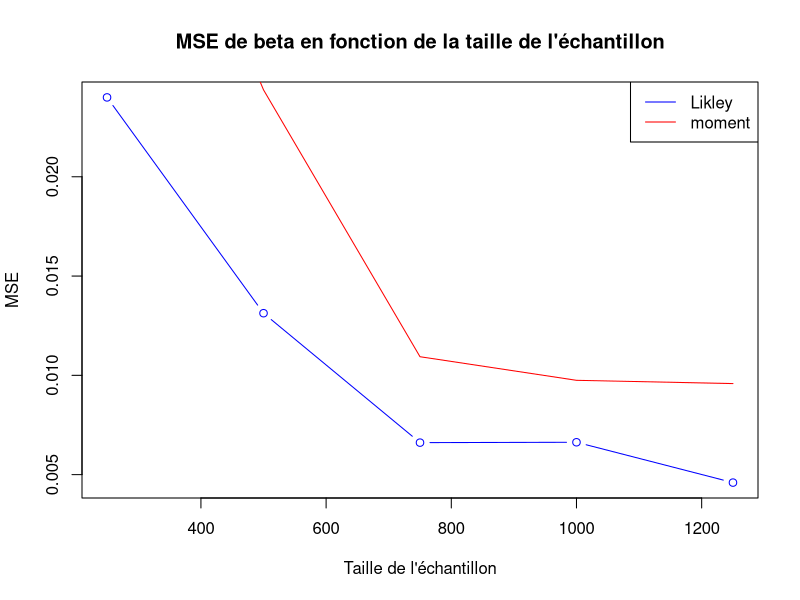
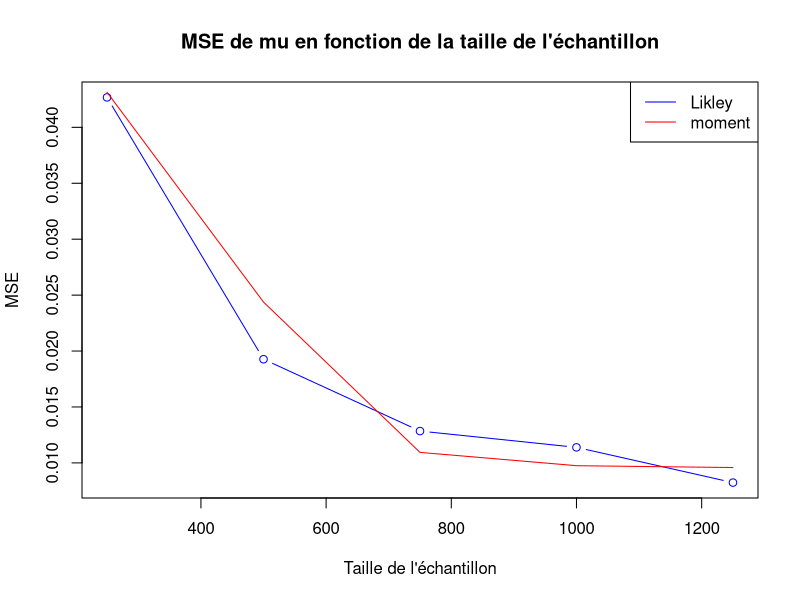
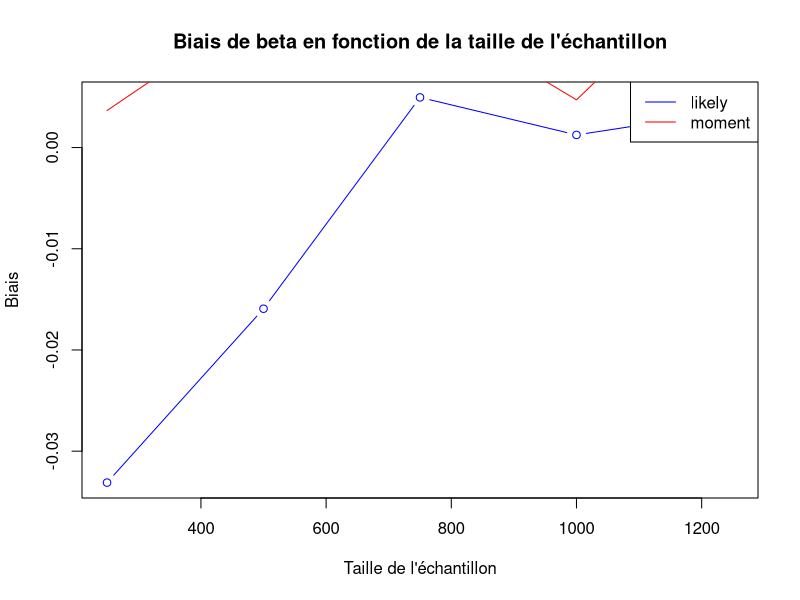
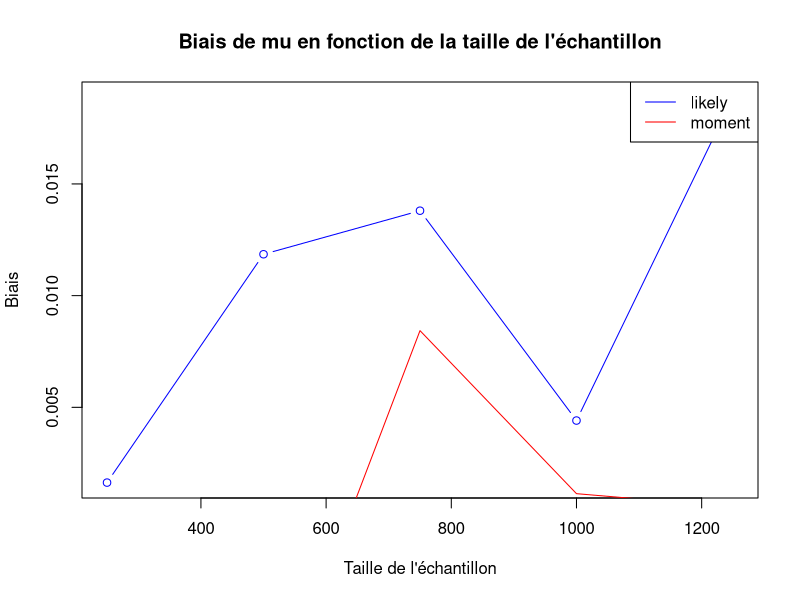
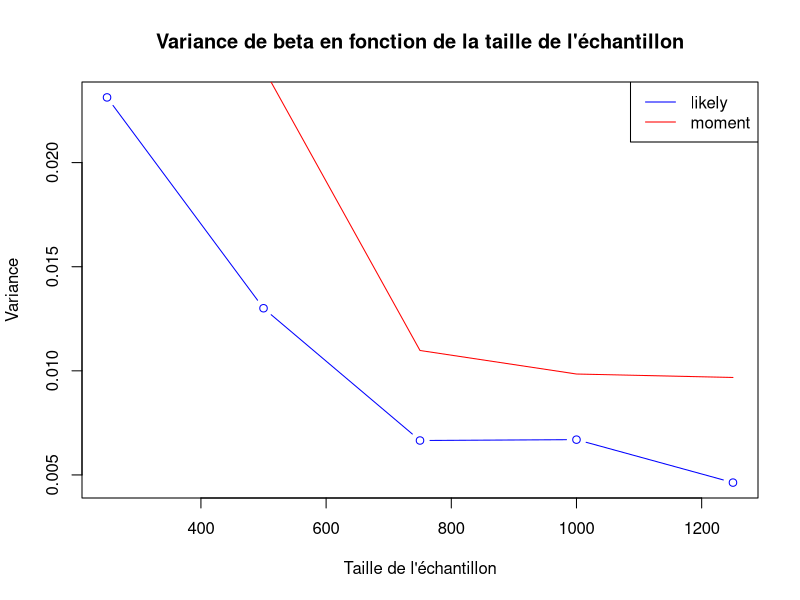
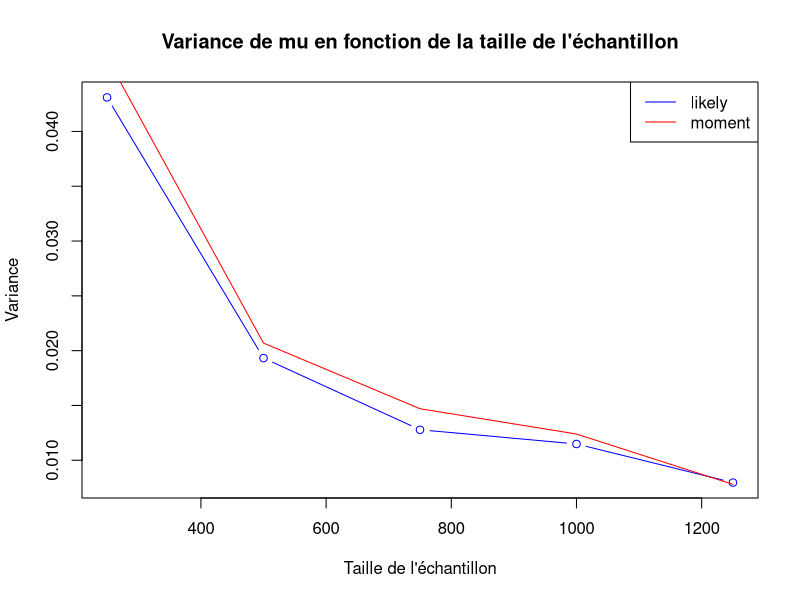
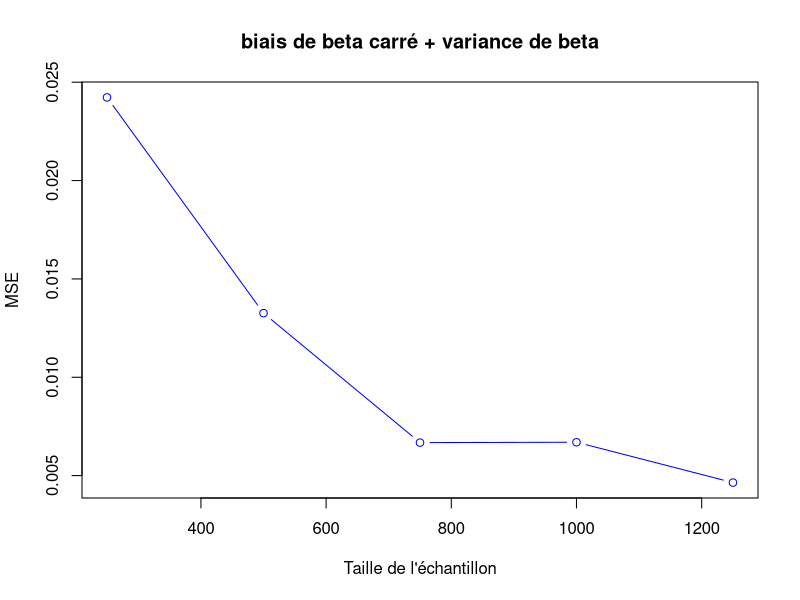

Generate these figures, in order, with R:
library(stats)
library(ggplot2)
library(pracma)

# Approximation de la constante d'Euler-Mascheroni par une somme de série
n.tilt <- 1000000
gamma_approx <- sum(1 / seq(1, n.tilt)) - log(n.tilt)


# Fonction pour initialiser les listes avec des valeurs aléatoires de distribution Gumbel
initialisation <- function(n) {
  unif.distrib <- runif(n, min = 0, max = 1)
  gumb.distrib.initial <- vector("numeric", length = n)
  for (i in 1:n){
    gumb.distrib.initial[i] <- -3 * log(-log(unif.distrib[i], base = exp(1)), base = exp(1)) + 2
  }
  return(gumb.distrib.initial)
}


# Fonction de log-vraisemblance
log_vraissemblance <- function(params, L) {
  beta <- params[1]
  mu <- params[2]
  n <- length(L)
  result <- sum( (mu - L)/beta - exp((mu - L)/beta))
  result<-result-n*log(beta)
  return(-result)
}

# Initialisation des listes de différentes tailles
l_250 <- numeric(250)
l_500 <- numeric(500)
l_750 <- numeric(750)
l_1000 <- numeric(1000)
l_1250 <- numeric(1250)

# Nombre de simulations
M <- 100

# MSE pour beta
MSE_250 <- numeric(M)
MSE_500 <- numeric(M)
MSE_750 <- numeric(M)
MSE_1000 <- numeric(M)
MSE_1250 <- numeric(M)

#MSE de mu
MSEmu_250 <- numeric(M)
MSEmu_500 <- numeric(M)
MSEmu_750 <- numeric(M)
MSEmu_1000 <- numeric(M)
MSEmu_1250 <- numeric(M)


# Biais pour beta
B_250 <- numeric(M)
B_500 <- numeric(M)
B_750 <- numeric(M)
B_1000 <- numeric(M)
B_1250 <- numeric(M)

#biais de mu
Bmu_250 <- numeric(M)
Bmu_500 <- numeric(M)
Bmu_750 <- numeric(M)
Bmu_1000 <- numeric(M)
Bmu_1250 <- numeric(M)

# Variance de beta
V_250 <- numeric(M)
V_500 <- numeric(M)
V_750 <- numeric(M)
V_1000 <- numeric(M)
V_1250 <- numeric(M)


# Variance de mu
Vmu_250 <- numeric(M)
Vmu_500 <- numeric(M)
Vmu_750 <- numeric(M)
Vmu_1000 <- numeric(M)
Vmu_1250 <- numeric(M)

#valeur des estimateurs de beta vraissemblance

beta_hat_250<- numeric(M)
beta_hat_500<- numeric(M)
beta_hat_750<- numeric(M)
beta_hat_1000<- numeric(M)
beta_hat_1250<- numeric(M)

#valeur des estimateurs de mu vraiasemblance

mu_hat_250<- numeric(M)
mu_hat_500<- numeric(M)
mu_hat_750<- numeric(M)
mu_hat_1000<- numeric(M)
mu_hat_1250<- numeric(M)


# valeur des estimateurs mu des moments

mu_mom_250<- numeric(M)
mu_mom_500<- numeric(M)
mu_mom_750<- numeric(M)
mu_mom_1000<- numeric(M)
mu_mom_1250<- numeric(M)

# valeur des estimateurs beta des moments

beta_mom_250<- numeric(M)
beta_mom_500<- numeric(M)
beta_mom_750<- numeric(M)
beta_mom_1000<- numeric(M)
beta_mom_1250<- numeric(M)


# Boucle de simulations
for (i in 1:M) {
  l_250 <- initialisation(250)
  l_500 <- initialisation(500)
  l_750 <- initialisation(750)
  l_1000 <- initialisation(1000)
  l_1250 <- initialisation(1250)
  
  res_250 <- optim(c(4, 3), log_vraissemblance, L=l_250, method="L-BFGS-B", lower=c(0.1, 0), upper=c(5, 5))
  res_500 <- optim(c(4, 3), log_vraissemblance, L=l_500, method="L-BFGS-B", lower=c(0.1, 0), upper=c(5, 5))
  res_750 <- optim(c(4, 3), log_vraissemblance, L=l_750, method="L-BFGS-B", lower=c(0.1, 0), upper=c(5, 5))
  res_1000 <- optim(c(4, 3), log_vraissemblance, L=l_1000, method="L-BFGS-B", lower=c(0.1, 0), upper=c(5, 5))
  res_1250 <- optim(c(4, 3), log_vraissemblance, L=l_1250, method="L-BFGS-B", lower=c(0.1, 0), upper=c(5, 5))
  
  MSE_250[i] <- (res_250$par[1] - 3)^2
  MSE_500[i] <- (res_500$par[1] - 3)^2
  MSE_750[i] <- (res_750$par[1] - 3)^2
  MSE_1000[i] <- (res_1000$par[1] - 3)^2
  MSE_1250[i] <- (res_1250$par[1] - 3)^2
  
  MSEmu_250[i] <- (res_250$par[2] - 2)^2
  MSEmu_500[i] <- (res_500$par[2] - 2)^2
  MSEmu_750[i] <- (res_750$par[2] - 2)^2
  MSEmu_1000[i] <- (res_1000$par[2] - 2)^2
  MSEmu_1250[i] <- (res_1250$par[2] - 2)^2
  
  B_250[i] <- (res_250$par[1] - 3)
  B_500[i] <- (res_500$par[1] - 3)
  B_750[i] <- (res_750$par[1] - 3)
  B_1000[i] <- (res_1000$par[1] - 3)
  B_1250[i] <- (res_1250$par[1] - 3)
  
  Bmu_250[i] <- (res_250$par[2] - 2)
  Bmu_500[i] <- (res_500$par[2] - 2)
  Bmu_750[i] <- (res_750$par[2] - 2)
  Bmu_1000[i] <- (res_1000$par[2] - 2)
  Bmu_1250[i] <- (res_1250$par[2] - 2)
  
  
  beta_hat_250[i]<- res_250$par[1]
  beta_hat_500[i]<- res_500$par[1]
  beta_hat_750[i]<- res_750$par[1]
  beta_hat_1000[i]<- res_1000$par[1]
  beta_hat_1250[i]<-res_1250$par[1]
  
  mu_hat_250[i]<- res_250$par[2]
  mu_hat_500[i]<- res_500$par[2]
  mu_hat_750[i]<- res_750$par[2]
  mu_hat_1000[i]<- res_1000$par[2]
  mu_hat_1250[i]<-res_1250$par[2]
  
  
  
  # calcul des estimateurs des moments
  
  beta_mom_250[i]<-sqrt((6/pi^2)*sum(mean(l_250^2)-mean(l_250)^2))
  beta_mom_500[i]<-sqrt((6/pi^2)*sum(mean(l_500^2)-mean(l_500)^2))
  beta_mom_750[i]<-sqrt((6/pi^2)*sum(mean(l_750^2)-mean(l_750)^2))
  beta_mom_1000[i]<-sqrt((6/pi^2)*sum(mean(l_1000^2)-mean(l_1000)^2))
  beta_mom_1250[i]<-sqrt((6/pi^2)*sum(mean(l_1250^2)-mean(l_1250)^2))
  
  mu_mom_250[i]<-mean(l_250) - gamma_approx*beta_mom_250[i]
  mu_mom_500[i]<-mean(l_500) - gamma_approx*beta_mom_500[i]
  mu_mom_750[i]<-mean(l_750) - gamma_approx*beta_mom_750[i]
  mu_mom_1000[i]<-mean(l_1000) - gamma_approx*beta_mom_1000[i]
  mu_mom_1250[i]<-mean(l_1250) - gamma_approx*beta_mom_1250[i]
  
  
}






abcis <- c(250, 500, 750, 1000, 1250)

#MSE,biais et variance moyenne pour beta likly
           
MSE_tot <- c(mean(MSE_250), mean(MSE_500), mean(MSE_750), mean(MSE_1000), mean(MSE_1250))
B_tot <- c(mean(B_250), mean(B_500), mean(B_750), mean(B_1000), mean(B_1250))
V_tot<-c(var(beta_hat_250),var(beta_hat_500),var(beta_hat_750),var(beta_hat_1000),var(beta_hat_1250))

#MSE,biais et variance moyenne pour mu likly

MSE_tot_mu <- c(mean(MSEmu_250), mean(MSEmu_500), mean(MSEmu_750), mean(MSEmu_1000), mean(MSEmu_1250))
B_tot_mu <- c(mean(Bmu_250), mean(Bmu_500), mean(Bmu_750), mean(Bmu_1000), mean(Bmu_1250))
V_tot_mu<-c(var(mu_hat_250),var(mu_hat_500),var(mu_hat_750),var(mu_hat_1000),var(mu_hat_1250))



# on calcul le biais des estimateurs de moment

B_tot_mom_mu <-c(mean(mu_mom_250 -2 ),mean(mu_mom_500 -2 ),mean(mu_mom_750 -2 ),mean(mu_mom_1000 -2 ),mean(mu_mom_1250 -2 ))
B_tot_mom_beta <-c(mean(beta_mom_250 -3 ),mean(beta_mom_500 -3 ),mean(beta_mom_750 -3 ),mean(beta_mom_1000 -3 ),mean(beta_mom_1250 -3 ))


# on calcul la MSE des estimateurs de moment
MSE_tot_mom_mu <-c(mean((mu_mom_250 -2)^2 ),mean((mu_mom_500 -2)^2 ),mean((mu_mom_750 -2)^2 ),mean((mu_mom_1000 -2)^2 ),mean((mu_mom_1250 -2 )^2))
MSE_tot_mom_beta <-c(mean((beta_mom_250 -3)^2 ),mean((beta_mom_500 -3)^2 ),mean((beta_mom_750 -3)^2 ),mean((beta_mom_1000 -3)^2 ),mean((beta_mom_1250 -3)^2 ))


# on calcul la variance des estimateurs de moment

Var_tot_mom_mu <-c(var(mu_mom_250),var(mu_mom_500),var(mu_mom_750),var(mu_mom_1000),var(mu_mom_1250))
Var_tot_mom_beta <-c(var(beta_mom_250),var(beta_mom_500),var(beta_mom_750),var(beta_mom_1000),var(beta_mom_1250))


# Tracé des MSE pour beta
plot(abcis, MSE_tot, type="b", col="blue", xlab="Taille de l'échantillon", ylab="MSE", main="MSE de beta en fonction de la taille de l'échantillon")
lines(abcis, MSE_tot_mom_beta, col="red")
legend("topright", legend = c("Likley", "moment"), col = c("blue", "red"), lty = 1)


# Tracé des MSE pour mu
plot(abcis, MSE_tot_mu, type="b", col="blue", xlab="Taille de l'échantillon", ylab="MSE", main="MSE de mu en fonction de la taille de l'échantillon")
lines(abcis, MSE_tot_mom_beta, col="red")
legend("topright", legend = c("Likley", "moment"), col = c("blue", "red"), lty = 1)




# Tracé des biais pour beta
plot(abcis, B_tot, type="b", col="blue", xlab="Taille de l'échantillon", ylab="Biais", main="Biais de beta en fonction de la taille de l'échantillon")
lines(abcis, B_tot_mom_mu, col="red")
legend("topright", legend = c("likely", "moment"), col = c("blue", "red"), lty = 1)


# Tracé des biais pour mu
plot(abcis, B_tot_mu, type="b", col="blue", xlab="Taille de l'échantillon", ylab="Biais", main="Biais de mu en fonction de la taille de l'échantillon")
lines(abcis, B_tot_mom_beta, col="red")
legend("topright", legend = c("likely", "moment"), col = c("blue", "red"), lty = 1)


# Tracé de la variance pour beta
plot(abcis, V_tot, type="b", col="blue", xlab="Taille de l'échantillon", ylab="Variance", main="Variance de beta en fonction de la taille de l'échantillon")
lines(abcis, Var_tot_mom_beta, col="red")
legend("topright", legend = c("likely", "moment"), col = c("blue", "red"), lty = 1)


# Tracé de la variance pour mu
plot(abcis, V_tot_mu, type="b", col="blue", xlab="Taille de l'échantillon", ylab="Variance", main="Variance de mu en fonction de la taille de l'échantillon")
lines(abcis, Var_tot_mom_mu, col="red")
legend("topright", legend = c("likely", "moment"), col = c("blue", "red"), lty = 1)



B_V_tot <-c(B_tot[1]^2 + V_tot[1],B_tot[2]^2 + V_tot[2],B_tot[3]^2 + V_tot[3],B_tot[4]^2 + V_tot[4],B_tot[5]^2 + V_tot[5])
plot(abcis, B_V_tot, type="b", col="blue", xlab="Taille de l'échantillon", ylab="MSE", main="biais de beta carré + variance de beta")


